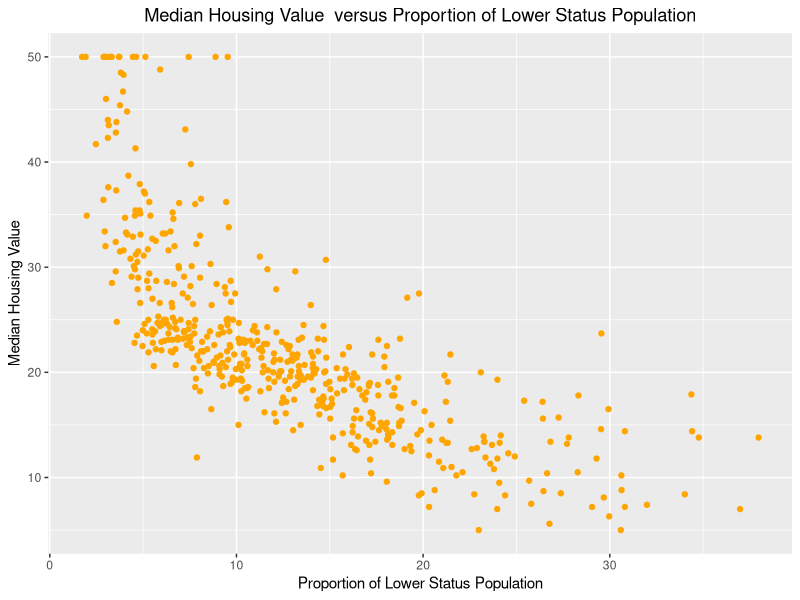
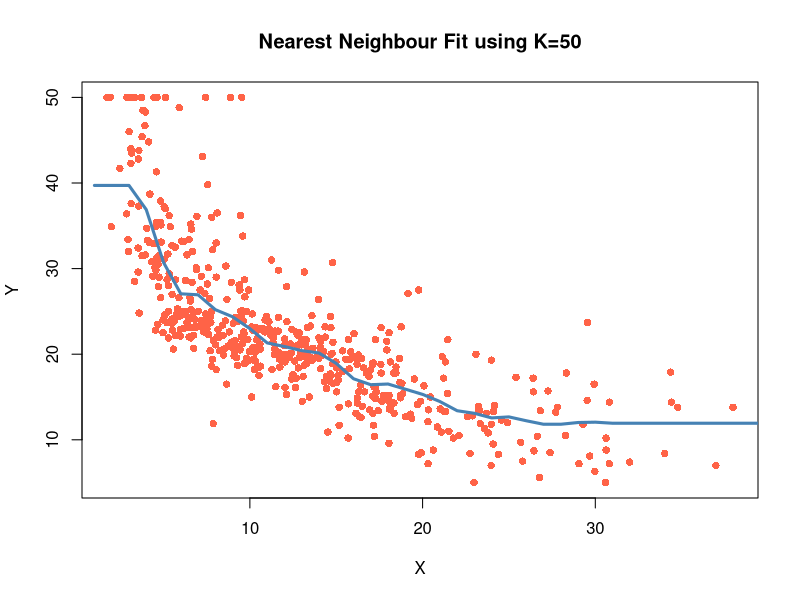
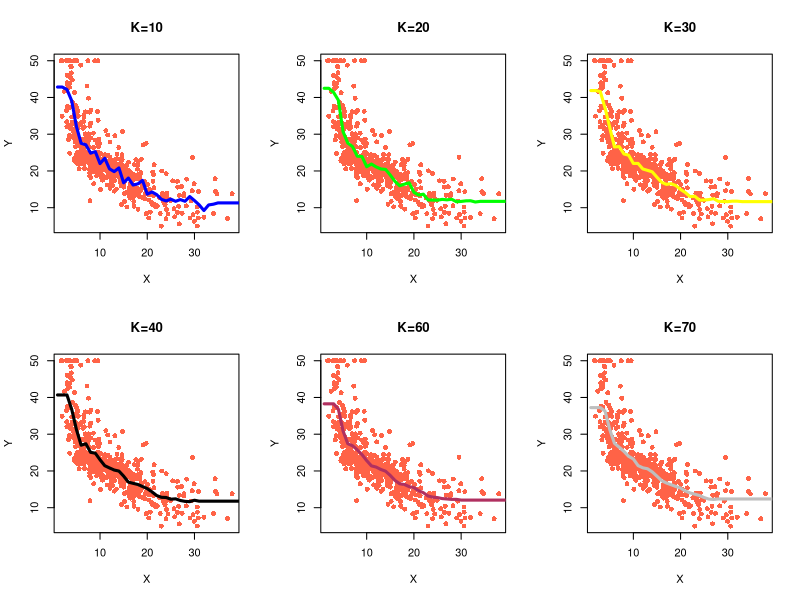
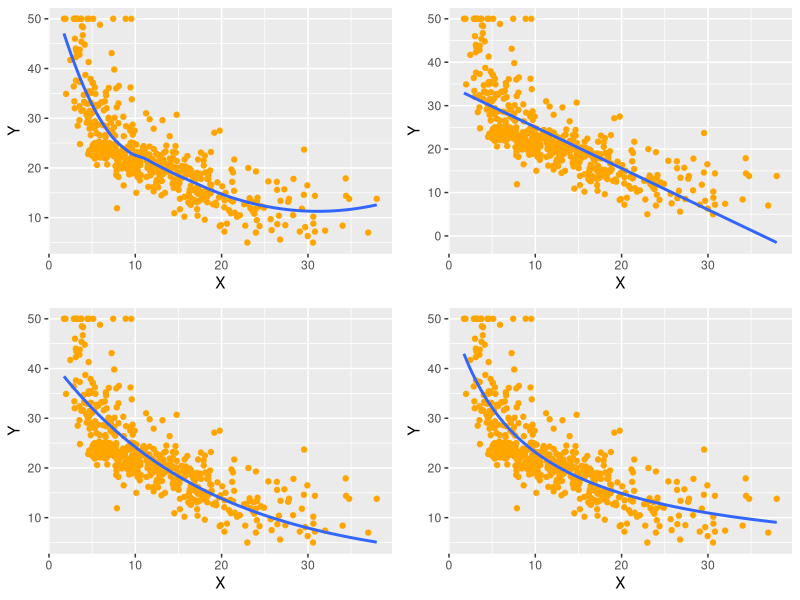

These figures' R source, in order:
## ---- chunk 1
library(MASS)
data("Boston")
X <- Boston$lstat
Y <- Boston$medv
mydf <- as.data.frame( cbind(X,Y) )
## ---- chunk 2
str(mydf)
## ---- chunk 3
library(ggplot2)
theme_update(plot.title = element_text(hjust = 0.5))
g <- ggplot(data = mydf, aes(x= X, y= Y))
g + geom_point(color="orange") + 
  ggtitle("Median Housing Value  versus Proportion of Lower Status Population")+
  labs(x= "Proportion of Lower Status Population", y= "Median Housing Value")
  
## ---- chunk 4
knn.reg <- function(klist,x.train,y.train,x.test) {
  x.train <- as.data.frame(x.train)
  x.test  <- as.data.frame(x.test)
  n.train <- nrow(as.data.frame(x.train))
  n.test <- nrow(as.data.frame(x.test))
  
  # Matrix to store predictions
  p.test <- matrix(NA, n.test, length(klist))
  
  # Vector to store the distances of a point to the training points
  dsq <- numeric(n.train)
  
  # Loop on the test instances
  for (tst in 1:n.test)
  {
    # Compute distances to training instances
    for (trn in 1:n.train)
    {
      dsq[trn] <- sum((x.train[trn,] - x.test[tst,])^2)
    }
    
    # Sort distances from smallest to largest
    ord <- order(dsq)
    
    # Make prediction by averaging the k nearest neighbors
    for (ik in 1:length(klist)) {
      p.test[tst,ik] <- mean(y.train[ord[1:klist[ik]]])
    }
  }
  
  # Return the matrix of predictions
  invisible(p.test)
}

## ---- chunk 5
t <- seq(40)
klist <- c(10,20,30,40,50,60,70)
predictions <- knn.reg(klist, X,Y,t)
#fitted <- knn.reg(klist, X,Y,X)
(predictions) 

## ---- chunk 6
plot(X, Y, pch=16, col = "tomato", main = "Nearest Neighbour Fit using K=50")
points(t, predictions[,5], type="l", col="steelblue", lwd=3)
## ---- chunk 7
par(mfrow=c(2,3))
plot(X, Y, pch=16, col = "tomato", main = "K=10")
points(t, predictions[,1], type="l", col="blue", lwd=3)

plot(X, Y, pch=16, col = "tomato", main = "K=20")
points(t, predictions[,2], type="l", col="green", lwd=3)

plot(X, Y, pch=16, col = "tomato", main = "K=30")
points(t, predictions[,3], type="l", col="yellow", lwd=3)

plot(X, Y, pch=16, col = "tomato", main = "K=40")
points(t, predictions[,4], type="l", col="black", lwd=3)

plot(X, Y, pch=16, col = "tomato", main = "K=60")
points(t, predictions[,6], type="l", col="maroon", lwd=3)

plot(X, Y, pch=16, col = "tomato", main = "K=70")
points(t, predictions[,7], type="l", col="grey", lwd=3)

## ---- chunk 8
l <- ggplot(data = mydf, aes(x= X, y= Y))
l <- l + geom_point(color="orange") + 
  geom_smooth(method = "glm", 
              method.args = list(family = "gaussian"), se=F)

g <- ggplot(data = mydf, aes(x= X, y= Y))
g <- g + geom_point(color="orange") +
  geom_smooth(method = "loess", se=F)

m <- ggplot(data = mydf, aes(x= X, y= Y))
m <- m + geom_point(color="orange") + 
  geom_smooth(method = "glm", 
              method.args = list(family = gaussian(link="log")), se=F)


n <- ggplot(data = mydf, aes(x= X, y= Y))
n <- n + geom_point(color="orange") + 
  geom_smooth(method = "glm", 
              method.args = list(family = Gamma(link = "inverse")), se=F)

library(gridExtra)
grid.arrange(g,l, m, n, nrow=2,ncol=2)

## ---- chunk 9
glm_gaussian <- glm(Y~X, family = gaussian(link = "identity"))
glm_log_normal <- glm(Y~X, family = gaussian(link = "log"))
glm_gamma <- glm(Y~X, family = Gamma(link = "inverse"))

#t <- as.data.frame(t)
glm_gaussian_prediction <-predict(glm_gaussian, 
                                  data.frame(X =seq(40)), type = "response")
glm_lognormal_prediction <-predict(glm_log_normal, 
                                   data.frame(X =seq(40)), type = "response")
glm_gamma_prediction <-predict(glm_gamma, 
                               data.frame(X =seq(40)), type = "response")

mse_gaussian <- apply((glm_gaussian_prediction - predictions)^2 , 2, mean)
mse_lognormal <- apply((glm_lognormal_prediction - predictions)^2 , 2, mean)
mse_gamma <- apply((glm_gamma_prediction - predictions)^2 , 2, mean)

print(mse_gaussian)
print(mse_lognormal)
print(mse_gamma)

